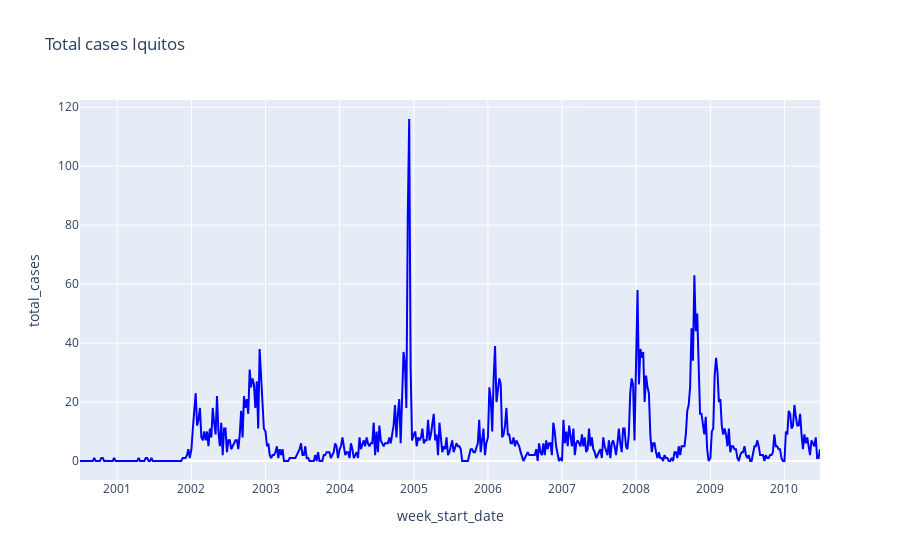

The code cell stored with this chart in its notebook:
### Code cell
fig = px.line(iq_train_features,x=iq_train_features['week_start_date'], y=iq_train_features['total_cases'], title="Total cases Iquitos")
fig.update_traces(line_color="blue")

fig.show()

### Figure 1 — Plotly figure (JSON) as saved in the notebook; plotly's stock layout.template omitted (floating-point values rounded to 4 significant figures; data arrays with more than 128 entries replaced by an {"elided": "..."} marker saying what was removed)
{"data": [{"hovertemplate": "week_start_date=%{x}<br>total_cases=%{y}<extra></extra>", "legendgroup": "", "line": {"color": "blue", "dash": "solid"}, "marker": {"symbol": "circle"}, "mode": "lines", "name": "", "orientation": "v", "showlegend": false, "type": "scatter", "x": {"elided": "520 str values"}, "xaxis": "x", "y": {"elided": "520 int values"}, "yaxis": "y"}], "layout": {"legend": {"tracegroupgap": 0}, "title": {"text": "Total cases Iquitos"}, "xaxis": {"anchor": "y", "domain": [0, 1], "title": {"text": "week_start_date"}}, "yaxis": {"anchor": "x", "domain": [0, 1], "title": {"text": "total_cases"}}}}
